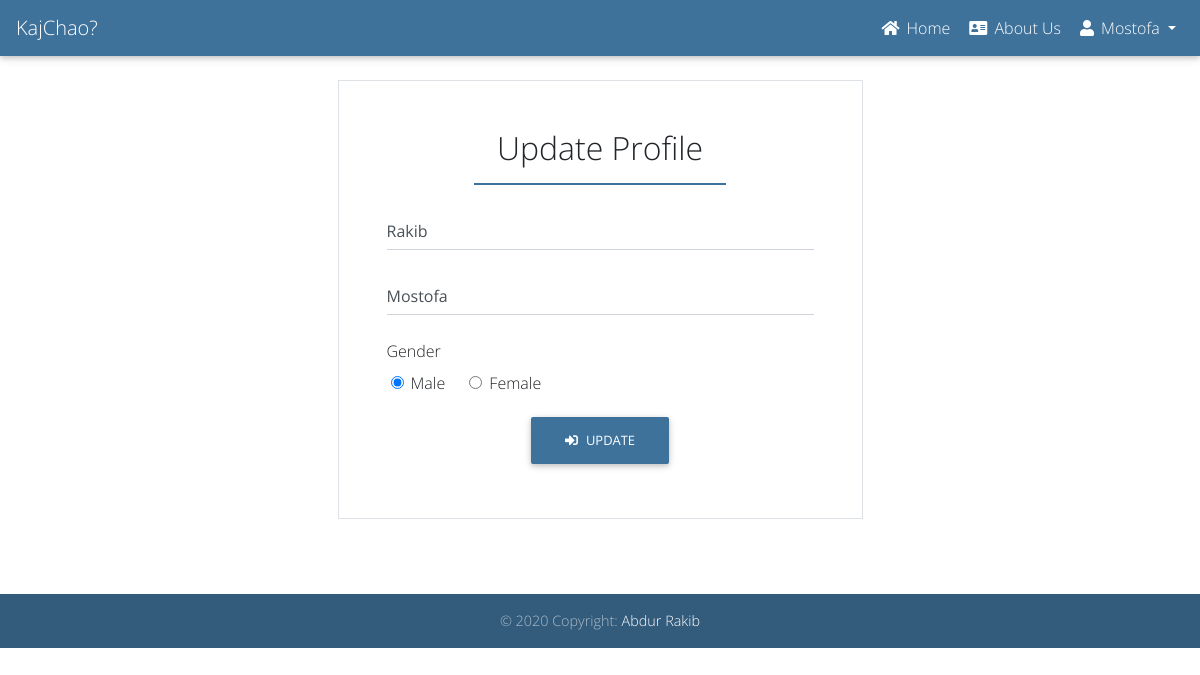
/employee/profile/update (signed in), run on the app's committed database.
### accounts/models.py (models this page shows, shortened)
class User(AbstractUser):
    username = None
    role = models.CharField(max_length=12, error_messages={
        'required': "Role must be provided"
    })
    gender = models.CharField(max_length=10, blank=True, null=True, default="")
    email = models.EmailField(unique=True, blank=False,
                              error_messages={
                                  'unique': "A user with that email already exists.",
                              })
    USERNAME_FIELD = "email"
    REQUIRED_FIELDS = []
    objects = UserManager()

### accounts/views.py (the view, shortened to what this page needs)
# urls.py: path('employee/profile/update', EditProfileView.as_view(), name='employer-profile-update'),
class EditProfileView(UpdateView):
    model = User
    form_class = EmployeeProfileUpdateForm
    context_object_name = 'employee'
    template_name = 'accounts/employee/edit-profile.html'
    success_url = reverse_lazy('accounts:employer-profile-update')
    extra_context = {
        'title': 'Update Profile'
    }
    @method_decorator(login_required(login_url=reverse_lazy('accounts:login')))
    @method_decorator(user_is_employee)
    def dispatch(self, request, *args, **kwargs):
        return super().dispatch(self.request, *args, **kwargs)
    def get(self, request, *args, **kwargs):
        try:
            self.object = self.get_object()
        except Http404:
            raise Http404("User doesn't exists")
        return self.render_to_response(self.get_context_data())
    def get_object(self, queryset=None):
        obj = self.request.user
        if obj is None:
            raise Http404("Job doesn't exists")
        return obj

### accounts/forms.py
class EmployeeProfileUpdateForm(forms.ModelForm):
    def __init__(self, *args, **kwargs):
        super(EmployeeProfileUpdateForm, self).__init__(*args, **kwargs)
        self.fields['first_name'].widget.attrs.update(
            {
                'placeholder': 'Enter First Name',
            }
        )
        self.fields['last_name'].widget.attrs.update(
            {
                'placeholder': 'Enter Last Name',
            }
        )
    class Meta:
        model = User
        fields = ["first_name", "last_name", "gender"]

### templates/accounts/employee/edit-profile.html (shortened to what this page needs)
{% extends 'base.html' %}
{% block content %}
<div class="col-lg-6 offset-3">
    <div class="border mt-4 p-5">
        <h2 class=" text-center">Update Profile</h3>
            <hr class="myColor myBorder" style="width: 250px; border: 1px solid #3F729B;">
            <form action="" method="post">
                {% for field in form %}
                {% if field.name == 'gender' %}
                <div class="form-group">
                    <label for="gender">Gender</label>
                    <br>
                    <div class="custom-control custom-radio custom-control-inline">
                        <input class="form-check-input" type="radio" name="gender" {% if field.value == 'male' %} checked {% endif %} id="male gender" value="male">
                        <label class="form-check-label" for="male">Male</label>
                    </div>
                    <div class="custom-control custom-radio custom-control-inline">
                        <input class="form-check-input" type="radio" name="gender" {% if field.value == 'female' %} checked {% endif %} id="female" value="female">
                        <label class="form-check-label" for="female">Female</label>
                    </div>
                </div>
                {% else %}
                <div class="md-form">
                    <input type="{{ field.field.widget.input_type }}" class="form-control" name="{{ field.name }}"
                        id="id_{{ field.name }}" value="{{ field.value }}" placeholder="{{ field.field.widget.attrs.placeholder }}">
                </div>
                {% endif %}
                {% endfor %}
                <div class="text-center">
                    <button type="submit" class="btn myColor text-white"><i class="fas fa-sign-in-alt mr-2"></i>Update
                    </button>
                </div>
            </form>
    </div>
</div>
{% endblock %}

### templates/base.html (shortened to what this page needs)
<!DOCTYPE html>
{% load static %}
<html lang="en">
<head>
    <link rel="stylesheet" href="https://use.fontawesome.com/releases/v5.11.2/css/all.css">
    <link href="{% static 'css/bootstrap.min.css' %}" rel="stylesheet">
    <link href="{% static 'css/mdb.min.css' %}" rel="stylesheet">
    <link href="{% static 'css/style.css' %}" rel="stylesheet">
</head>
<body>
    <div class="">
        <nav class="mb-1 navbar navbar-expand-lg navbar-dark myColor">
            <a class="navbar-brand" href="/">KajChao?</a>
            <div class="collapse navbar-collapse" id="navbarSupportedContent-4">
                <ul class="navbar-nav ml-auto">
                    <li class="nav-item {{ home_page }}">
                        <a class="nav-link" href="/">
                            <i class="fas fa-home"></i> Home
                        </a>
                    </li>
                    <li class="nav-item {{ about_page }}">
                        <a class="nav-link" href="{% url 'jobs:about' %}">
                            <i class="fas fa-address-card"></i> About Us
                        </a>
                    </li>
                    {% if request.user.is_authenticated %}
                    {% if request.user.role == 'employee' %}
                    <li class="nav-item dropdown">
                        <a class="nav-link dropdown-toggle" id="navbarDropdownMenuLink-4" data-toggle="dropdown"
                            aria-haspopup="true" aria-expanded="false">
                            <i class="fas fa-user"></i> {{ request.user.last_name }} </a>
                    </li>
                    {% endif %}
                    {% endif %}
                </ul>
            </div>
        </nav>
        <div class="container" style="min-height: 490px;">
            {% block content %}
            {% endblock %}
        </div>
    </div>
    <footer class="page-footer text-center font-small unique-color mt-4 wow fadeIn">
        <div class="footer-copyright py-3">
            © 2020 Copyright:
            <a href="" target="_blank"> Abdur Rakib </a>
        </div>
    </footer>
</body>
</html>

### static/css/style.css (style rules this page uses)
.myColor { background-color: #3F729B; }
.myBorder { border-bottom: 2px solid #3F729B; }

### templates/base.html (style rules this page uses)
body { font-family: 'Open Sans', sans-serif; }

### data on the page
User: user.last_name "Mostofa", first_name "Rakib" "Mostofa", gender "☑", gender "☐ Female"
